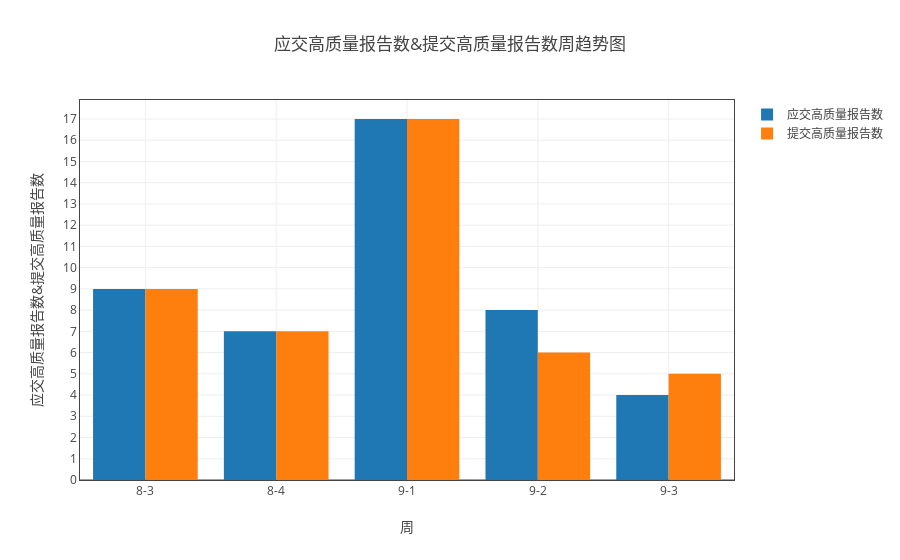
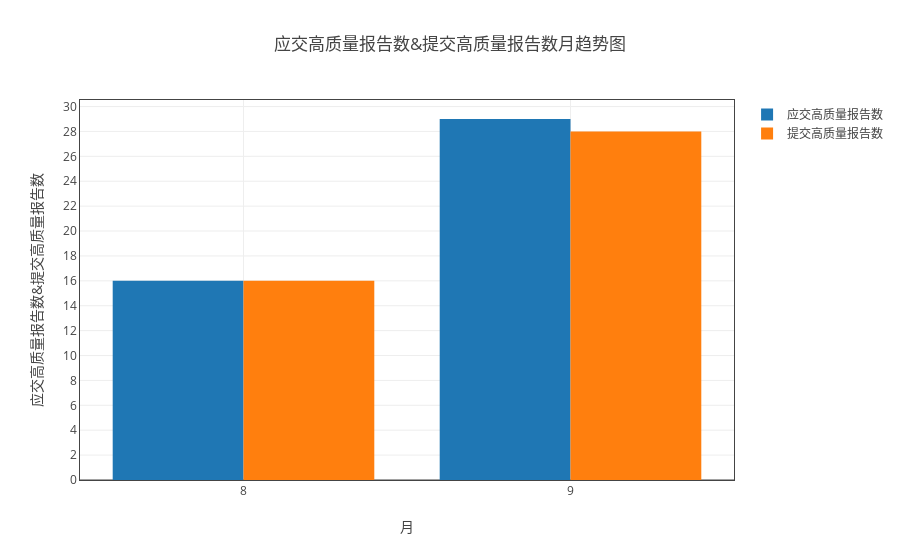

Write notebook code for charts like these, in order.
### Markdown cell above
#### 应交高质量报告数和提交高质量报告数

### Code cell
data_dict = {'应交高质量报告数':['应交高质量报告数'], '提交高质量报告数':['提交高质量报告数']}
myModule.plot( all_dict, data_dict, '负责人' ,  'bar' , all='all')

### Figure 1 — Plotly figure (JSON) as saved in the notebook; plotly's stock layout.template omitted (floating-point values rounded to 4 significant figures)
{"data": [{"name": "应交高质量报告数", "type": "bar", "uid": "06c5b35c-c15e-11e8-bbd8-509a4c0f1ffc", "x": ["8-3", "8-4", "9-1", "9-2", "9-3"], "y": [9, 7, 17, 8, 4]}, {"name": "提交高质量报告数", "type": "bar", "uid": "06c5b35d-c15e-11e8-bcf6-509a4c0f1ffc", "x": ["8-3", "8-4", "9-1", "9-2", "9-3"], "y": [9, 7, 17, 6, 5]}], "layout": {"title": "应交高质量报告数&提交高质量报告数周趋势图", "xaxis": {"mirror": "all", "nticks": 20, "showgrid": true, "showline": true, "title": "周", "zeroline": true}, "yaxis": {"mirror": "all", "nticks": 20, "showgrid": true, "showline": true, "title": "应交高质量报告数&提交高质量报告数", "zeroline": true}}}

### Figure 2 — Plotly figure (JSON) as saved in the notebook; plotly's stock layout.template omitted (floating-point values rounded to 4 significant figures)
{"data": [{"name": "应交高质量报告数", "type": "bar", "uid": "06cf775c-c15e-11e8-9c56-509a4c0f1ffc", "x": ["8", "9"], "y": [16, 29]}, {"name": "提交高质量报告数", "type": "bar", "uid": "06cf775d-c15e-11e8-8b18-509a4c0f1ffc", "x": ["8", "9"], "y": [16, 28]}], "layout": {"title": "应交高质量报告数&提交高质量报告数月趋势图", "xaxis": {"mirror": "all", "nticks": 20, "showgrid": true, "showline": true, "title": "月", "zeroline": true}, "yaxis": {"mirror": "all", "nticks": 20, "showgrid": true, "showline": true, "title": "应交高质量报告数&提交高质量报告数", "zeroline": true}}}
